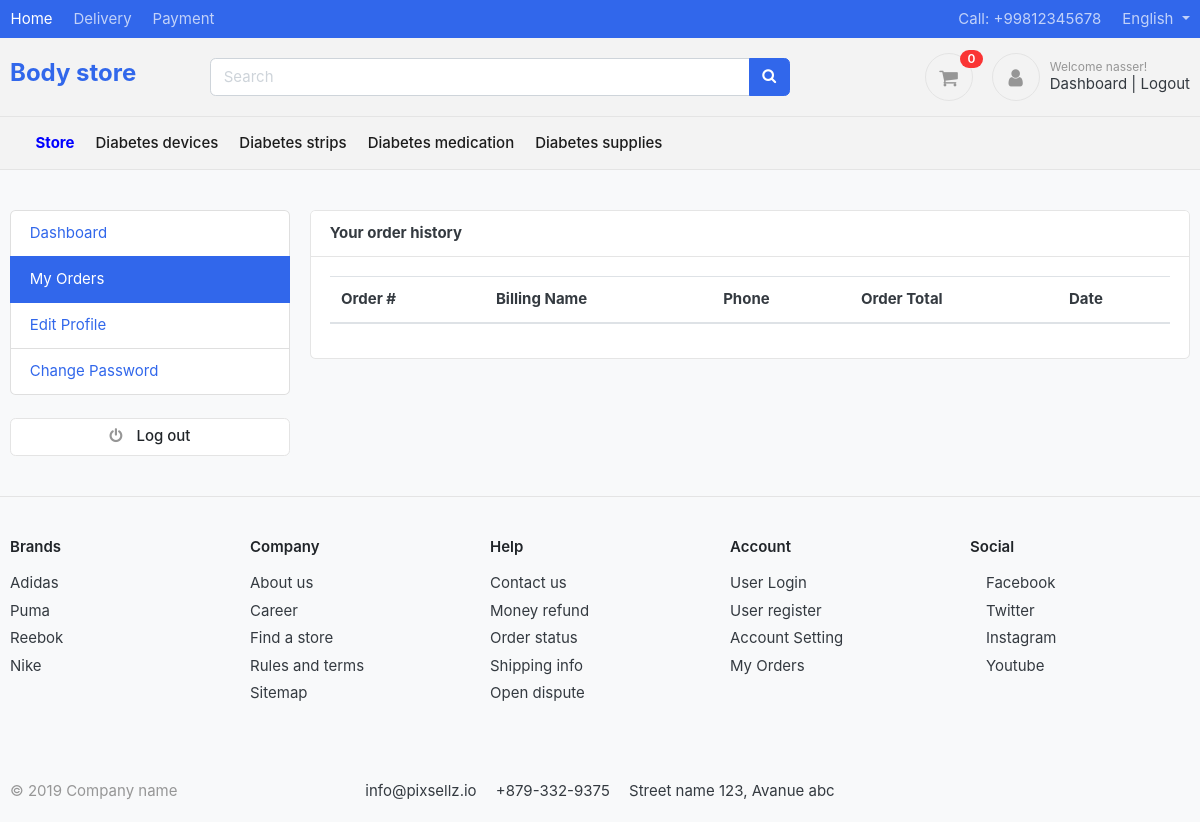
The page /accounts/my_orders/ (signed in) on the database its author committed.
### accounts/models.py (models this page shows, shortened)
class Account(AbstractBaseUser):
    first_name      = models.CharField(max_length=50)
    last_name       = models.CharField(max_length=50)
    username        = models.CharField(max_length=50, unique=True)
    email           = models.EmailField(max_length=100, unique=True)
    phone_number    = models.CharField(max_length=50)
    date_joined     = models.DateTimeField(auto_now_add=True)
    last_login      = models.DateTimeField(auto_now_add=True)
    is_admin        = models.BooleanField(default=False)
    is_staff        = models.BooleanField(default=False)
    is_active       = models.BooleanField(default=False)
    is_superadmin   = models.BooleanField(default=False)
    is_superuser   = models.BooleanField(default=False)
    USERNAME_FIELD = 'email'
    REQUIRED_FIELDS = ['username', 'first_name', 'last_name']
    objects = MyAccountManager()

### category/models.py (models this page shows, shortened)
class Category(models.Model):
    category_name=models.CharField(max_length=50 , unique=True)
    slug = models.SlugField(max_length=50,allow_unicode=True, unique=True)
    description = models.TextField(max_length=300 , blank=True)
    cat_image =models.ImageField (upload_to= 'photos/categories', blank=True)
    class Meta:
        verbose_name ='Category'
        verbose_name_plural ='Categories'
    def get_url(self):
            return reverse('products_by_category', args=[self.slug])

### accounts/views.py (the view)
# urls.py: path('my_orders/', views.my_orders, name='my_orders'),
@login_required(login_url='login')
def my_orders(request):
    orders = Order.objects.filter(user=request.user, is_ordered=True).order_by('-created_at')
    context = {
        'orders': orders,
    }
    return render(request, 'accounts/my_orders.html', context)

### brands/context_processors.py (called while the page is built)
def menu_links(request):
    link = Brand.objects.all()
    return dict(link=link)

### carts/context_processors.py (called while the page is built)
def counter(request):
    cart_count = 0
    if 'admin' in request.path:
        return {}
    else:
        try:
            cart = Cart.objects.filter(cart_id=_cart_id(request))
            if request.user.is_authenticated:
                cart_items = CartItem.objects.all().filter(user=request.user)
            else:
                cart_items = CartItem.objects.all().filter(cart=cart[:1])
            for cart_item in cart_items:
                cart_count += cart_item.quantity
        except Cart.DoesNotExist:
            cart_count = 0
    return dict(cart_count=cart_count)

### carts/views.py (called while the page is built)
def _cart_id(request):
    cart = request.session.session_key
    if not cart :
       cart = request.session.create()
    return cart

### category/context_processors.py (called while the page is built)
def menu_links(request):
    links = Category.objects.all()
    return dict(links=links)

### templates/accounts/my_orders.html (shortened to what this page needs)
{% extends 'base.html' %}
{% block content %}
<section class="section-conten padding-y bg">
<div class="container">
	<div class="row">
	{% include 'includes/dashboard_sidebar.html' %}
	<main class="col-md-9">
		<article class="card">
		<header class="card-header">
			<strong class="d-inline-block mr-3">Your order history</strong>
		</header>
		<div class="card-body">
			<div class="row">
			<div class="col-md-12">
				<table class="table table-hover">
				  <thead>
				    <tr>
				      <th scope="col">Order #</th>
				      <th scope="col">Billing Name</th>
				      <th scope="col">Phone</th>
				      <th scope="col">Order Total</th>
							<th scope="col">Date</th>
				    </tr>
				  </thead>
				</table>
			</div>
			</div>
		</div>
		</article>
	</main>
</div>
</div>
</section>
{% endblock %}

### templates/includes/navbar.html (shortened to what this page needs)
{% load static %}
<header class="section-header">
  <nav class="navbar navbar-dark navbar-expand p-0 bg-primary">
  <div class="container">
      <ul class="navbar-nav d-none d-md-flex mr-auto">
      <li class="nav-item"><a class="nav-link" href="#">Home</a></li>
      <li class="nav-item"><a class="nav-link" href="#">Delivery</a></li>
      <li class="nav-item"><a class="nav-link" href="#">Payment</a></li>
      </ul>
      <ul class="navbar-nav">
      <li  class="nav-item"><a href="#" class="nav-link"> Call: +99812345678 </a></li>
      <li class="nav-item dropdown">
         <a href="#" class="nav-link dropdown-toggle" data-toggle="dropdown"> English </a>
      </li>
    </ul>
    </div>
  </nav>
  <section class="header-main border-bottom">
    <div class="container">
  <div class="row align-items-center">
    <div class="col-lg-2 col-6">
      <a href="{% url 'home'%}" class="brand-wrap">
        <h6 style="font-size:x-large;">Body store</h6>
      </a>
    </div>
    <div class="col-lg-6 col-12 col-sm-12">
      <form action="{% url 'search' %}" class="search" method='GET'>
        <div class="input-group w-100">
            <input type="text" class="form-control" style="width:60%;" placeholder="Search" name="keyword" required>
            <div class="input-group-append">
              <button class="btn btn-primary" type="submit">
                <i class="fa fa-search"></i>
              </button>
            </div>
          </div>
      </form>
    </div>
    <div class="col-lg-4 col-sm-6 col-12">
      <div class="widgets-wrap float-lg-right">
        <div class="widget-header  mr-3">
          <a href="{% url 'cart' %}" class="widget-header pl-3 ml-3">
            <div class="icon icon-sm rounded-circle border"><i class="fa fa-shopping-cart"></i></div>
            <span class="badge badge-pill badge-danger notify">{{cart_count}}</span>
        </a>
        </div>
        <div class="widget-header icontext">
          <a href="#" class="icon icon-sm rounded-circle border"><i class="fa fa-user"></i></a>
          <div class="text">
            <div>
              {% if user.id is None %}
              <div class="widget-header">
                <small class="title text-muted">Welcome guest!</small>
                <div>
                  <a href="{% url 'login' %}">Sign in</a> <span class="dark-transp"> | </span>
                  <a href="{% url 'register' %}"> Register</a>
                </div>
              </div>
              {% else %}
              <div class="widget-header">
                <small class="title text-muted">Welcome {{user.first_name}}!</small>
                <div>
                  <a href="{% url 'dashboard' %}">Dashboard</a> <span class="dark-transp"> | </span>
                  <a href="{% url 'logout' %}"> Logout</a>
                </div>
              </div>
              {% endif %}
            </div>
          </div>
        </div>
      </div>
    </div>
  </div>
    </div>
  </section>
  </header>
  <nav class="navbar navbar-main navbar-expand-lg navbar-light border-bottom">
    <div class="container">
      <div class="collapse navbar-collapse" id="main_nav">
        <ul class="navbar-nav">
          <li class="nav-item">
            <a href="{% url 'store'%}"  style="color:blue;font-weight: bold;" class="nav-link" >Store</a>
          </li>
          {% for category in links %}
          <li class="nav-item">
            <a class="nav-link" href="{{ category.get_url }}">{{ category.category_name }}</a>
          </li>
           {% endfor %}
        </ul>
      </div>
    </div>
  </nav>

### greatKart/static/assets/css/ui.css (style rules this page uses)
html { font-family: "Inter", sans-serif; font-size: 15px; }
.icon-xs, .icon-sm, .icon-md, .icon-lg { display: inline-block; text-align: center; flex-shrink: 0; flex-grow: 0; }
.icon-sm { width: 48px; height: 48px; line-height: 48px !important; font-size: 20px; }
.padding-y { padding-top: 40px; padding-bottom: 40px; }
article:after, .form-group:after { display: block; clear: both; content: ""; }
.bg { background-color: #f8f9fa; }
.header-main { position: relative; padding-top: 1rem; padding-bottom: 1rem; }
.navbar-main .nav-link { font-weight: 500; color: #1c1c1c; }
.widget-header { display: inline-block; vertical-align: middle; position: relative; }
.widget-header a { color: #343a40; }
.widget-header i { color: #969696; }
.widget-header .title { display: block; }
.widget-header .notify { position: absolute; top: -3px; right: -10px; }
.icontext { display: inline-flex; align-items: center; vertical-align: middle; }
.icontext .text { width: 100%; line-height: 1.2; }
.icontext .icon { position: relative; margin-right: 10px; flex-shrink: 0; flex-grow: 0; }
.icontext .title { display: block; margin-bottom: 0; }
.notify { position: absolute; top: -4px; right: -10px; display: inline-block; padding: 0.25em 0.6em; font-size: 12px; line-height: 1; text-align: center; border-radius: 3rem; color: #fff; background-color: #fa3434; }

### rows shown on the page
Account: first_name "nasser"
Category: category_name "Diabetes devices"
Category: category_name "Diabetes strips"
Category: category_name "Diabetes medication"
Category: category_name "Diabetes supplies"

### other values the page prints
{{ cart_count }} "0"
